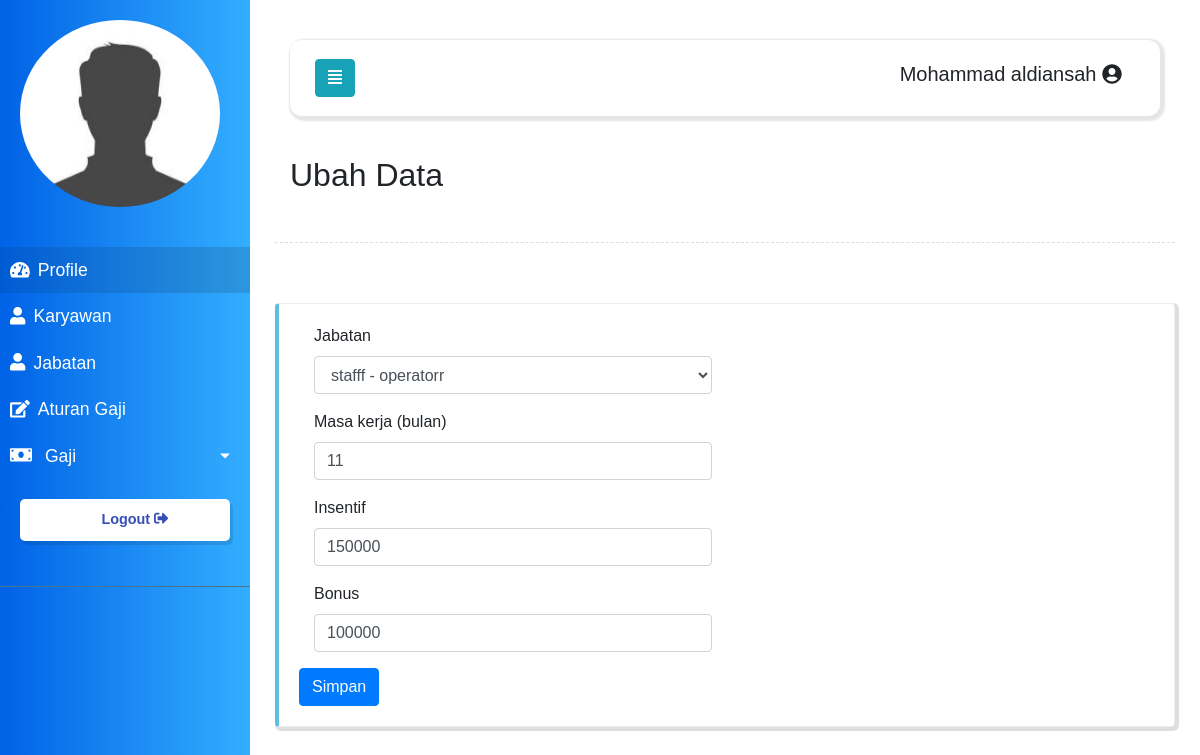
Screenshot of /aturan_gaji/edit/2 with the database file from the repository.
### tables this page shows
CREATE TABLE `aturan_gaji` (
  `id` int(11) NOT NULL,
  `kode_jabatan` varchar(15) NOT NULL,
  `masa_kerja_jabatan` varchar(55) NOT NULL,
  `insentif` varchar(55) NOT NULL,
  `bonus` varchar(55) NOT NULL
);

### application/helpers/std_helper.php (called while the page is built, shortened)
<?php
function view($view_path, $newdata = null)
{
    $CI = &get_instance();
    return $CI->load->view($view_path, $newdata);
}

### application/views/templates/content.php (called while the page is built, shortened)
<?php view($page, isset($content) ? $content : ''); ?>

### application/controllers/Aturan_gaji.php (called while the page is built, shortened)
<?php
class Aturan_gaji extends CI_Controller {
    public function edit($id)
    {
        if ($this->form_validation->run() == FALSE) {
            $data['title'] = 'Data aturan gaji';
            $data['judul'] = 'Ubah Data';
            $data['page'] = 'aturan/ubah';
            $data['aturan'] = $this->aturan->single(['id' => $id]);
            $data['jabatan'] = $this->jabatan->get();
		    view('templates/content', $data);
        }
    }
    public function rules()
    {
        $this->form_validation->set_rules('insentif', 'insentif', 'required|numeric');
        $this->form_validation->set_rules('bonus', 'bonus', 'required|numeric');
        $this->form_validation->set_rules('kode_jabatan', 'jabatan', 'required');
        $this->form_validation->set_rules('masa_kerja', 'masa kerja', 'required|numeric');
    }
}

### index.php (called while the page is built, shortened)
<?php
require_once BASEPATH.'core/CodeIgniter.php';

### application/models/Aturan_model.php (called while the page is built, shortened)
<?php
class Aturan_model extends CI_Model {
    public function single($where) {
        $this->db->join('jabatan', 'aturan_gaji.kode_jabatan = jabatan.kode_jabatan');
        return $this->db->get_where('aturan_gaji', $where)->row();
    }
}

### application/models/Jabatan_model.php (called while the page is built, shortened)
<?php
class Jabatan_model extends CI_Model {
    public function get()
    {
        $query = $this->db->get('jabatan');
        if (count($query->result()) > 0) {
            return $query->result();
        }
    }
}

### application/views/aturan/ubah.php (the view, shortened to what this page needs)
<div class="row">
      <div class="line"></div>
      <section class="bd-callout bd-callout-info container">
        <form action="<?= base_url('aturan_gaji/edit/') . $aturan->id; ?>" method="post">
        <div class="col-lg-6">
            <div class="form-group">
            <label for="kodemapel">Jabatan</label>
            <select class="form-control" name="kode_jabatan">
                <?php foreach($jabatan as $j) : ?>
                <?php if($j->jabatan == $aturan->jabatan): ?>
                    <option value="<?=$j->kode_jabatan;?>" selected><?=$j->jabatan;?> - <?= $j->keterangan ?></option>
                <?php else: ?>
                    <option value="<?=$j->kode_jabatan;?>"><?=$j->jabatan;?> - <?= $j->keterangan ?></option>
                <?php endif; ?>
                <?php endforeach;?>
            </select>
            </div>
        </div>
        <div class="col-lg-6">
          <div class="form-group">
            <label>Masa kerja (bulan)</label>
            <input type="number" class="form-control" value="<?= $aturan->masa_kerja_jabatan ?>" placeholder="masa kerja" name="masa_kerja">
          </div>
        </div>
        <div class="col-lg-6">
          <div class="form-group">
            <label>Insentif</label>
            <input type="number" class="form-control" value="<?= $aturan->insentif ?>" placeholder="Insentif" name="insentif">
          </div>
        </div>
        <div class="col-lg-6">
          <div class="form-group">
            <label>Bonus</label>
            <input type="number" class="form-control" value="<?= $aturan->bonus ?>" placeholder="Bonus" name="bonus">
          </div>
        </div>
          <button type="submit" class="btn btn-primary ">Simpan</button>
        </form>
      </section>

### assets/css/style_admin.css (style rules this page uses)
body { font-family: 'Poppins', sans-serif; background: #ffffff; }
.line { width: 100%; height: 1px; border-bottom: 1px dashed #ddd; margin: 40px 0; }
.bd-callout { background: white; padding: 1.25rem; margin-top: 1.25rem; margin-bottom: 1.25rem; border: 1px solid #eee; border-left-width: .25rem; border-radius: .25rem; box-shadow: 2px 2px 0px 2px rgba(65, 64, 64, 0.171); }
.bd-callout-info { border-left-color: #5bc0de; }

### rows the page displays
aturan_gaji: masa_kerja "11", insentif "150000", bonus "100000"

### other values shown
$judul "Ubah Data"
form field kode_jabatan "stafff - operatorr"
